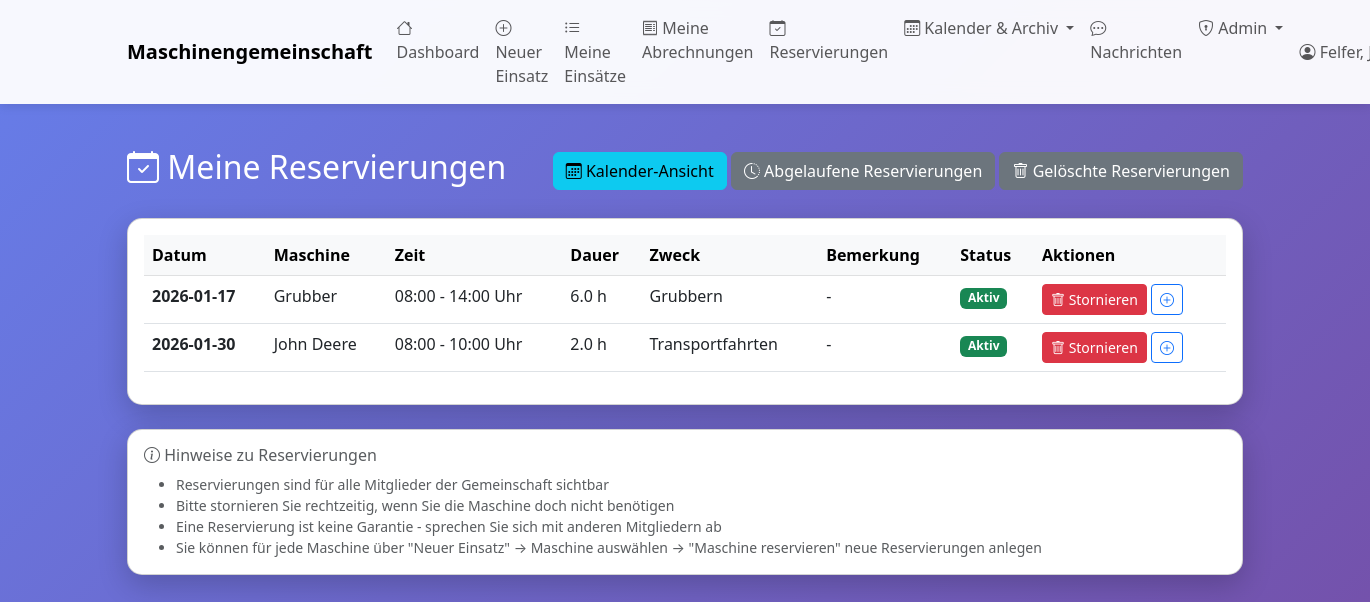
/meine-reservierungen (signed in), run on the app's committed database.
### tables this page shows
CREATE TABLE maschinen_reservierungen (
                id INTEGER PRIMARY KEY AUTOINCREMENT,
                maschine_id INTEGER NOT NULL,
                benutzer_id INTEGER NOT NULL,
                datum DATE NOT NULL,
                uhrzeit_von TIME NOT NULL,
                uhrzeit_bis TIME NOT NULL,
                nutzungsdauer_stunden REAL NOT NULL,
                zweck TEXT,
                bemerkung TEXT,
                status TEXT DEFAULT 'aktiv',
                erstellt_am TIMESTAMP DEFAULT CURRENT_TIMESTAMP,
                geaendert_am TIMESTAMP DEFAULT CURRENT_TIMESTAMP,
                FOREIGN KEY (maschine_id) REFERENCES maschinen(id) ON DELETE CASCADE,
                FOREIGN KEY (benutzer_id) REFERENCES benutzer(id) ON DELETE CASCADE
            );

CREATE TABLE maschinen (
    id INTEGER PRIMARY KEY AUTOINCREMENT,
    bezeichnung TEXT NOT NULL,
    hersteller TEXT,
    modell TEXT,
    baujahr INTEGER,
    kennzeichen TEXT,
    anschaffungsdatum DATE,
    stundenzaehler_aktuell REAL,
    naechste_wartung_bei REAL,
    aktiv BOOLEAN DEFAULT 1,
    bemerkungen TEXT
, abrechnungsart TEXT DEFAULT 'stunden', preis_pro_einheit REAL DEFAULT 0.0, wartungsintervall INTEGER DEFAULT 50, naechste_wartung REAL, anmerkungen TEXT, erfassungsmodus TEXT DEFAULT 'fortlaufend', gemeinschaft_id INTEGER DEFAULT 1 REFERENCES gemeinschaften(id), anschaffungspreis REAL DEFAULT 0.0, abschreibungsdauer_jahre INTEGER DEFAULT 10, treibstoff_berechnen BOOLEAN DEFAULT 0);

### web_app.py (the view)
@app.route('/meine-reservierungen')
@login_required
def meine_reservierungen():
    from datetime import datetime
    with MaschinenDBContext(DB_PATH) as db:
        cursor = db.connection.cursor()
        cursor.execute("""
            SELECT r.*, m.bezeichnung as maschine_bezeichnung
            FROM maschinen_reservierungen r
            JOIN maschinen m ON r.maschine_id = m.id
            WHERE r.benutzer_id = ?
              AND r.status = 'aktiv'
            ORDER BY r.datum, r.uhrzeit_von
        """, (session['benutzer_id'],))
        columns = [desc[0] for desc in cursor.description]
        reservierungen = [dict(zip(columns, row)) for row in cursor.fetchall()]
    return render_template('meine_reservierungen.html',
                         reservierungen=reservierungen,
                         today=datetime.now().strftime('%Y-%m-%d'))

### database.py (called while the page is built)
    def connect(self):
        self.connection = sqlite3.connect(self.db_path)
        self.connection.row_factory = sqlite3.Row
        self.cursor = self.connection.cursor()

    def close(self):
        if self.connection:
            self.connection.close()

    def __enter__(self):
        self.connect()
        return self

    def __exit__(self, exc_type, exc_val, exc_tb):
        if exc_type is None:
            self.connection.commit()
        else:
            self.connection.rollback()
        self.close()
        return False

### web_app.py (called while the page is built)
def login_required(f):
    @wraps(f)
    def decorated_function(*args, **kwargs):
        if 'benutzer_id' not in session:
            flash('Bitte melden Sie sich an.', 'warning')
            return redirect(url_for('login'))
        return f(*args, **kwargs)
    return decorated_function

### templates/meine_reservierungen.html (shortened to what this page needs)
{% extends "base.html" %}
{% block content %}
<div class="row mt-4">
    <div class="col-12">
        <div class="d-flex justify-content-between align-items-center mb-4">
            <h2 class="text-white">
                <i class="bi bi-calendar-check"></i> Meine Reservierungen
            </h2>
            <div>
                <a href="{{ url_for('reservierungen_kalender') }}" class="btn btn-info">
                    <i class="bi bi-calendar3"></i> Kalender-Ansicht
                </a>
                <a href="{{ url_for('abgelaufene_reservierungen') }}" class="btn btn-secondary">
                    <i class="bi bi-clock-history"></i> Abgelaufene Reservierungen
                </a>
                <a href="{{ url_for('geloeschte_reservierungen') }}" class="btn btn-secondary">
                    <i class="bi bi-trash"></i> Gelöschte Reservierungen
                </a>
            </div>
        </div>
    </div>
</div>
{% if reservierungen %}
<div class="row">
    <div class="col-12">
        <div class="card">
            <div class="card-body">
                <div class="table-responsive">
                    <table class="table table-hover">
                        <thead class="table-light">
                            <tr>
                                <th>Datum</th>
                                <th>Maschine</th>
                                <th>Zeit</th>
                                <th>Dauer</th>
                                <th>Zweck</th>
                                <th>Bemerkung</th>
                                <th>Status</th>
                                <th>Aktionen</th>
                            </tr>
                        </thead>
                        <tbody>
                            {% for res in reservierungen %}
                            <tr>
                                <td><strong>{{ res.datum }}</strong></td>
                                <td>{{ res.maschine_bezeichnung }}</td>
                                <td>{{ res.uhrzeit_von }} - {{ res.uhrzeit_bis }} Uhr</td>
                                <td>{{ res.nutzungsdauer_stunden }} h</td>
                                <td>{{ res.zweck or '-' }}</td>
                                <td>{{ res.bemerkung or '-' }}</td>
                                <td>
                                    {% if res.datum >= today %}
                                    <span class="badge bg-success">Aktiv</span>
                                    {% else %}
                                    <span class="badge bg-secondary">Vergangen</span>
                                    {% endif %}
                                </td>
                                <td>
                                    {% if res.datum >= today %}
                                    <form method="POST" action="{{ url_for('reservierung_stornieren', reservierung_id=res.id) }}"
                                          style="display: inline;" onsubmit="return confirm('Reservierung wirklich stornieren?');">
                                        <button type="submit" class="btn btn-sm btn-danger" title="Stornieren">
                                            <i class="bi bi-trash"></i> Stornieren
                                        </button>
                                    </form>
                                    {% endif %}
                                    <a href="{{ url_for('maschine_reservieren', maschine_id=res.maschine_id) }}"
                                       class="btn btn-sm btn-outline-primary" title="Neue Reservierung für diese Maschine">
                                        <i class="bi bi-plus-circle"></i>
                                    </a>
                                </td>
                            </tr>
                            {% endfor %}
                        </tbody>
                    </table>
                </div>
            </div>
        </div>
    </div>
</div>
{% endif %}
<div class="row mt-4">
    <div class="col-12">
        <div class="card">
            <div class="card-body">
                <h6 class="text-muted mb-2">
                    <i class="bi bi-info-circle"></i> Hinweise zu Reservierungen
                </h6>
                <ul class="small text-muted mb-0">
                    <li>Reservierungen sind für alle Mitglieder der Gemeinschaft sichtbar</li>
                    <li>Bitte stornieren Sie rechtzeitig, wenn Sie die Maschine doch nicht benötigen</li>
                    <li>Eine Reservierung ist keine Garantie - sprechen Sie sich mit anderen Mitgliedern ab</li>
                    <li>Sie können für jede Maschine über "Neuer Einsatz" → Maschine auswählen → "Maschine reservieren" neue Reservierungen anlegen</li>
                </ul>
            </div>
        </div>
    </div>
</div>
{% endblock %}

### templates/base.html (style rules this page uses)
body { min-height: 100vh; background: linear-gradient(135deg, #667eea 0%, #764ba2 100%); }
.card { border-radius: 15px; box-shadow: 0 10px 30px rgba(0,0,0,0.2); }

### data on the page
maschinen_reservierungen: datum "2026-01-17", maschine_bezeichnung "Grubber", uhrzeit_von "08:00", uhrzeit_bis "14:00", nutzungsdauer_stunden "6.0", zweck "Grubbern", bemerkung "-", shows "Aktiv"
maschinen_reservierungen: datum "2026-01-30", maschine_bezeichnung "John Deere", uhrzeit_von "08:00", uhrzeit_bis "10:00", nutzungsdauer_stunden "2.0", zweck "Transportfahrten", bemerkung "-", shows "Aktiv"

### other printed values
{{ session.get('benutzer_name') }} "Felfer,…"
